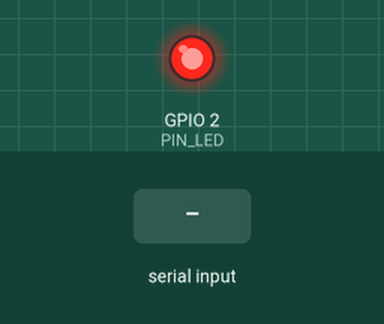
Recording of a sketch running on a simulated ESP32. Parts: output pins drawn as LEDs (lit = HIGH). The test bench sets the inputs (shaded band). WiFi joins after 1.5 s; servers stay silent unless stated; random numbers use the default seed unless the sketch sets one; no MQTT or app messages arrive unless stated; what the sketch prints to the serial monitor is not drawn.

Above: at 4.4 s.
4.5 s: "5\n" received over Serial
At 6.1 s:
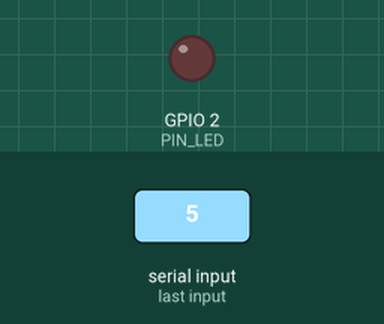
6.5 s: "30,150\n" received over Serial
At 8.0 s:
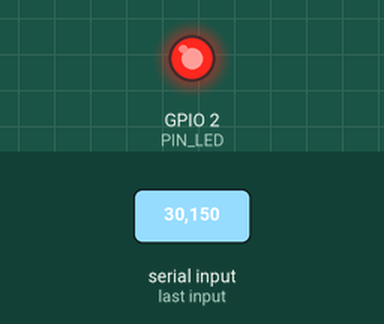
Timing chart, 0 to 9.5 s (numbered marks = the images above; inputs shaded):
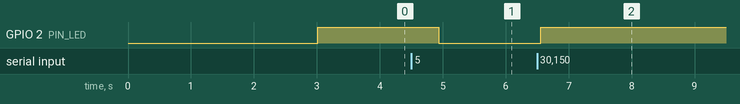

The sketch:

script.ino
```cpp
// ESP32 — microfone simulado (random) → painel do condomínio via MQTT
#include <WiFi.h>
#include <PubSubClient.h>

// ================== IDENTIFICAÇÃO ==================
const char* BLOCO = "A";
const int   ANDAR = 1;
const int   APTO  = 101;

// ================== AMBIENTE ==================
#define USANDO_WOKWI 1        // 1 = simulador Wokwi | 0 = placa física

#if USANDO_WOKWI
const char* WIFI_SSID = "Wokwi-GUEST";
const char* WIFI_PASS = "";
#else
const char* WIFI_SSID = "SUA_REDE";     // rede 2,4 GHz
const char* WIFI_PASS = "SUA_SENHA";
#endif

// ================== CONFIGURAÇÃO ==================
#define PIN_LED 2

const int      LIMITE_PCT  = 30;
const int      HISTERESE   = 5;
const uint32_t JANELA_MS   = 50;
const uint32_t COOLDOWN_MS = 3000;
const uint32_t HOLD_MS     = 500;
const uint32_t ENVIO_MS    = 250;

const char* MQTT_BROKER  = "broker.hivemq.com";
const uint16_t MQTT_PORTA = 1883;
const char* MQTT_PREFIXO = "mova-pedro/condominio";

WiFiClient   net;
PubSubClient mqtt(net);
char topicoNivel[96], topicoEvento[96];
bool     alarme = false;
uint32_t tUltimoAlerta = 0, tUltimoSom = 0, tUltimaTentativa = 0, tUltimoEnvio = 0;

// ---------- Microfone simulado ----------
int      nivelManual = -1;        // valor digitado no Serial (-1 = automático)
int      nivelAtual  = 5;
bool     emBarulho   = false;
int      alvoBarulho = 0;
uint32_t tFimBarulho = 0, tProxBarulho = 0;

int lerNivelPct() {
  // Permite forçar um valor pelo Monitor Serial: 0–100, ou -1 para voltar ao automático
  if (Serial.available()) {
    int v = Serial.parseInt();
    while (Serial.available()) Serial.read();
    nivelManual = constrain(v, -1, 100);
    Serial.printf("[SIM] nivel manual = %d\n", nivelManual);
  }
  delay(JANELA_MS);
  if (nivelManual >= 0) return nivelManual;

  uint32_t agora = millis();
  if (!emBarulho && agora >= tProxBarulho) {            // começa um "barulho"
    emBarulho   = true;
    alvoBarulho = random(40, 91);                       // 40–90%
    tFimBarulho = agora + random(1000, 4001);           // dura 1–4 s
  }
  if (emBarulho && agora >= tFimBarulho) {              // termina o barulho
    emBarulho    = false;
    tProxBarulho = agora + random(5000, 15001);         // próximo em 5–15 s
  }

  int alvo = emBarulho ? alvoBarulho : random(3, 13);   // ruído de fundo 3–12%
  nivelAtual = (nivelAtual * 6 + alvo * 4) / 10 + random(-3, 4);   // suaviza
  return constrain(nivelAtual, 0, 100);
}

// ---------- Rede ----------
void conectarWiFi() {
  WiFi.mode(WIFI_STA);
#if USANDO_WOKWI
  WiFi.begin(WIFI_SSID, WIFI_PASS, 6);
#else
  WiFi.begin(WIFI_SSID, WIFI_PASS);
#endif
  Serial.print("[WiFi] conectando");
  while (WiFi.status() != WL_CONNECTED) { delay(250); Serial.print("."); }
  Serial.print(" ok — IP: "); Serial.println(WiFi.localIP());
}

void manterMQTT() {
  if (mqtt.connected() || millis() - tUltimaTentativa < 3000) return;
  tUltimaTentativa = millis();
  String id = "esp32-" + String(BLOCO) + "-" + String(APTO) + "-" + String((uint32_t)ESP.getEfuseMac(), HEX);
  if (mqtt.connect(id.c_str())) Serial.println("[MQTT] conectado");
  else Serial.printf("[MQTT] falha, rc=%d\n", mqtt.state());
}

void enviarEvento(const char* evento, int nivel) {
  char msg[192];
  snprintf(msg, sizeof(msg),
    "{\"evento\":\"%s\",\"bloco\":\"%s\",\"andar\":%d,\"apto\":%d,\"nivel_pct\":%d,\"limite_pct\":%d}",
    evento, BLOCO, ANDAR, APTO, nivel, LIMITE_PCT);
  Serial.println(msg);
  if (mqtt.connected()) mqtt.publish(topicoEvento, msg);
}

void enviarNivel(int nivel) {
  char msg[96];
  snprintf(msg, sizeof(msg), "{\"nivel\":%d,\"alarme\":%s,\"andar\":%d}",
           nivel, alarme ? "true" : "false", ANDAR);
  mqtt.publish(topicoNivel, msg);
}

void setup() {
  Serial.begin(115200);
  Serial.setTimeout(100);
  pinMode(PIN_LED, OUTPUT);
  randomSeed(esp_random());
  tProxBarulho = millis() + 3000;
  snprintf(topicoNivel,  sizeof(topicoNivel),  "%s/%s/%d/nivel",  MQTT_PREFIXO, BLOCO, APTO);
  snprintf(topicoEvento, sizeof(topicoEvento), "%s/%s/%d/evento", MQTT_PREFIXO, BLOCO, APTO);
  Serial.printf("\n=== Bloco %s, %dº andar, apto %d — microfone simulado ===\n", BLOCO, ANDAR, APTO);
  conectarWiFi();
  mqtt.setServer(MQTT_BROKER, MQTT_PORTA);
}

void loop() {
  manterMQTT();
  mqtt.loop();

  int nivel = lerNivelPct();
  uint32_t agora = millis();

  if (nivel >= LIMITE_PCT - HISTERESE) tUltimoSom = agora;

  if (!alarme && nivel >= LIMITE_PCT && agora - tUltimoAlerta > COOLDOWN_MS) {
    alarme = true;
    tUltimoAlerta = agora;
    enviarEvento("LIMITE_ULTRAPASSADO", nivel);
  } else if (alarme && agora - tUltimoSom > HOLD_MS) {
    alarme = false;
    enviarEvento("NIVEL_NORMALIZADO", nivel);
  }

  if (mqtt.connected() && agora - tUltimoEnvio >= ENVIO_MS) {
    tUltimoEnvio = agora;
    enviarNivel(nivel);
  }

  digitalWrite(PIN_LED, alarme);
}
```

Measured:
- after the input at 6.5 s, GPIO 2 (PIN_LED): LOW → HIGH after 0.06 s
